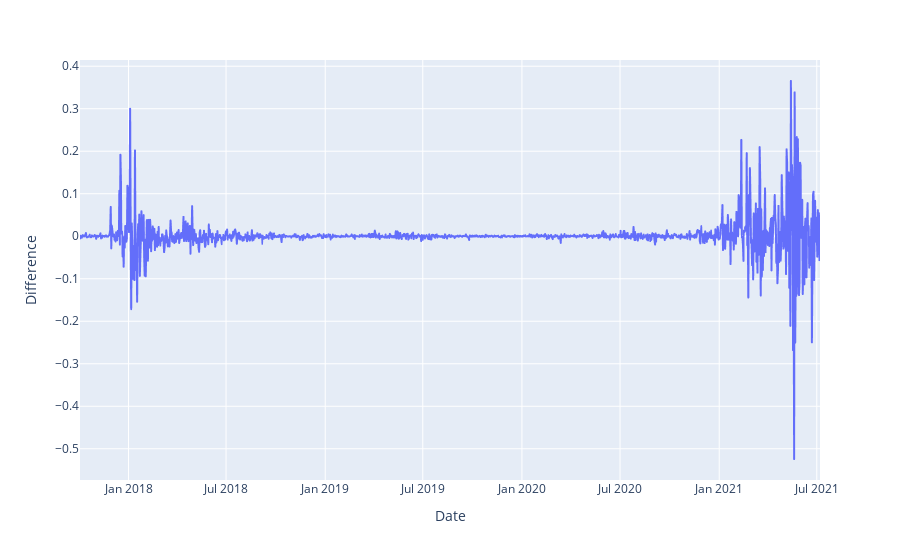

Notebook code for this chart:
### Code cell
fig = px.line(data, x='Date', y="Difference")
fig.show();

### Figure 1 — Plotly figure (JSON) as saved in the notebook; plotly's stock layout.template omitted (floating-point values rounded to 4 significant figures; data arrays with more than 128 entries replaced by an {"elided": "..."} marker saying what was removed)
{"data": [{"hovertemplate": "Date=%{x}<br>Difference=%{y}<extra></extra>", "legendgroup": "", "line": {"color": "#636efa", "dash": "solid"}, "marker": {"symbol": "circle"}, "mode": "lines", "name": "", "showlegend": false, "x": {"elided": "1374 str values"}, "xaxis": "x", "y": {"elided": "1374 float values"}, "yaxis": "y", "type": "scattergl"}], "layout": {"xaxis": {"anchor": "y", "domain": [0, 1], "title": {"text": "Date"}}, "yaxis": {"anchor": "x", "domain": [0, 1], "title": {"text": "Difference"}}, "legend": {"tracegroupgap": 0}, "margin": {"t": 60}}}
